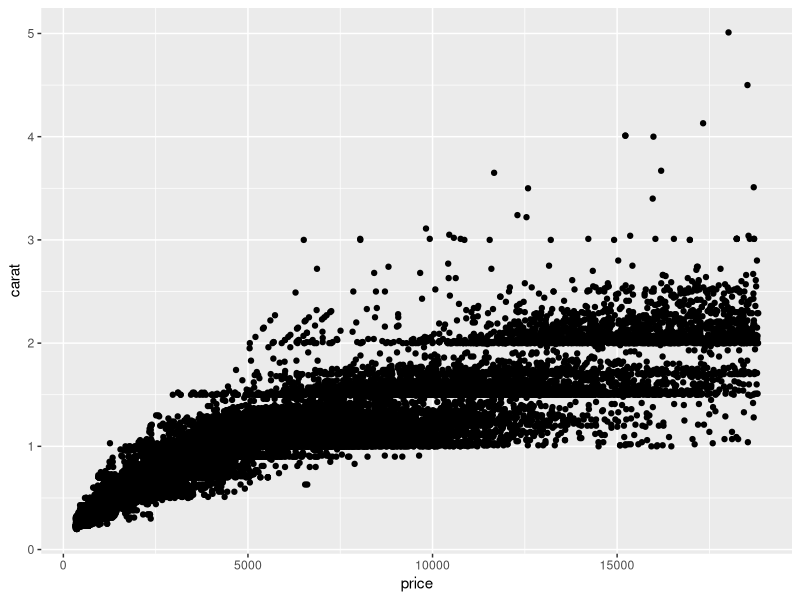
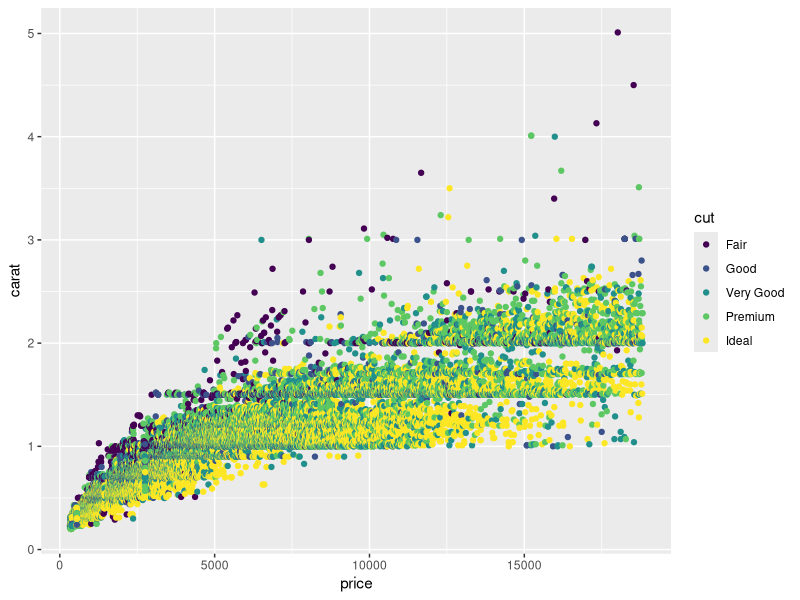

Source code (R) for these figures, in order:
## ---- chunk 1
library(tidyverse)
## ---- chunk 2
diamonds %>%
  ggplot(
    aes(x = price, y = carat)
  ) + geom_point()
## ---- chunk 3
diamonds %>% 
  ggplot(
    aes(x = price, y = carat)
  ) + geom_point(
    aes(color = cut)
  )
